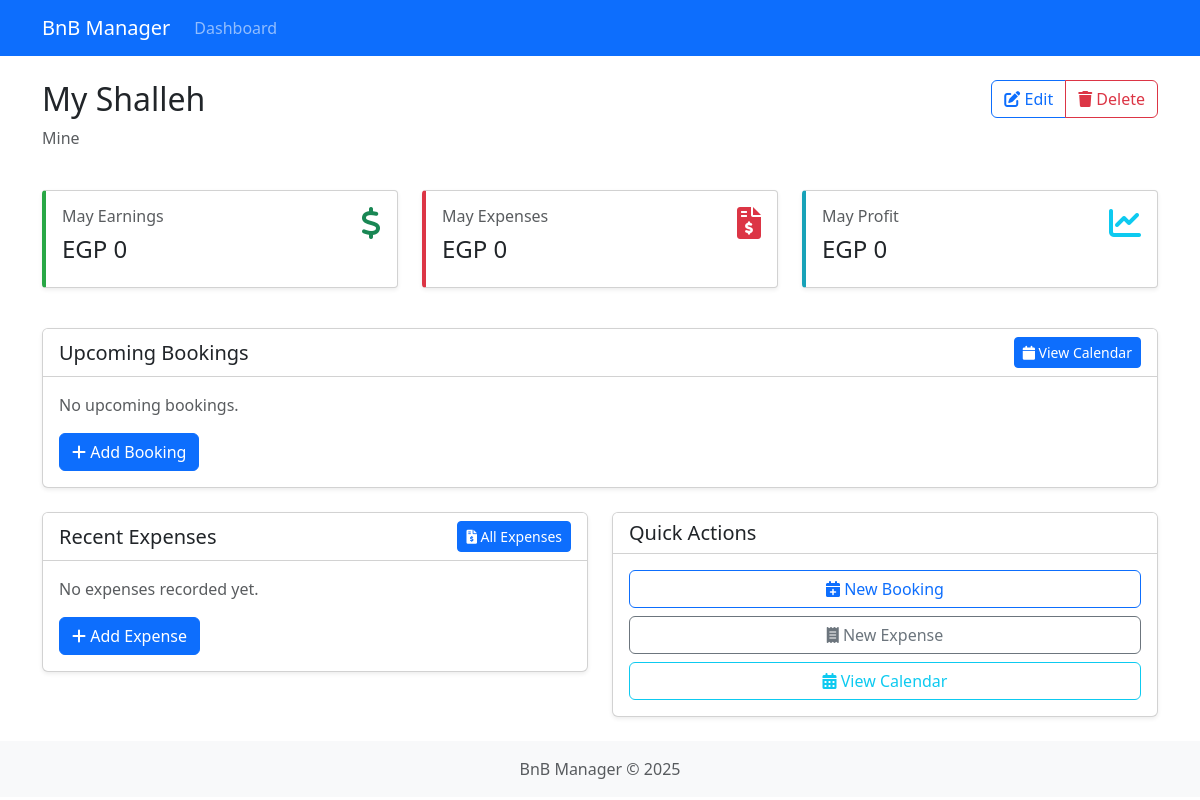
/booking/property/1/, run on an earlier commit of the app's database.
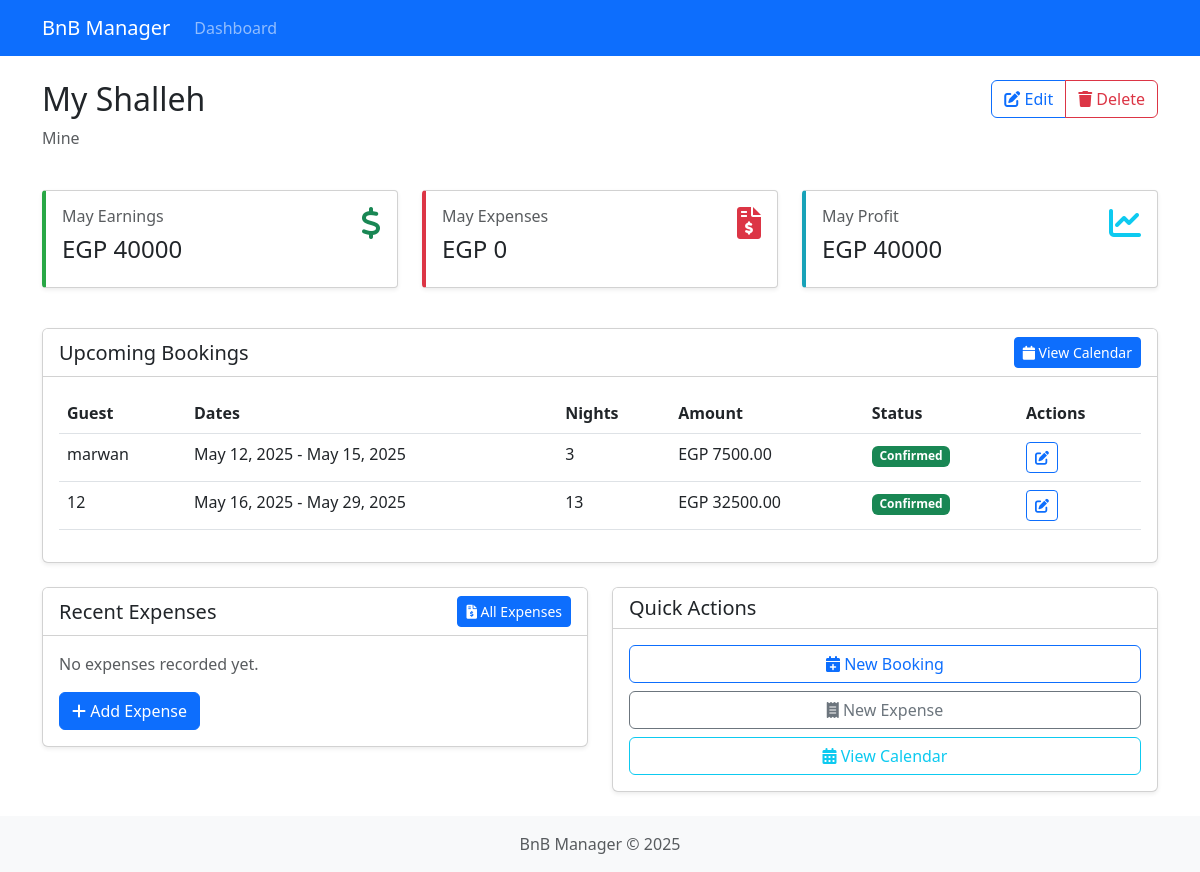
And on a later commit of the database.
### booking/models.py (models this page shows, shortened)
class Property(models.Model):
    name = models.CharField(max_length=100)
    address = models.TextField()
    daily_rate = models.DecimalField(max_digits=10, decimal_places=2)
    def get_monthly_earnings(self, year, month):
        bookings = self.bookings.filter(
            start_date__year=year,
            start_date__month=month
        )
        return bookings.aggregate(Sum('total_amount'))['total_amount__sum'] or 0
    def get_monthly_expenses(self, year, month):
        expenses = self.expenses.filter(
            date__year=year,
            date__month=month
        )
        return expenses.aggregate(Sum('amount'))['amount__sum'] or 0
    def get_monthly_profit(self, year, month):
        return self.get_monthly_earnings(year, month) - self.get_monthly_expenses(year, month)

class Booking(models.Model):
    property = models.ForeignKey(Property, related_name='bookings', on_delete=models.CASCADE)
    start_date = models.DateField()
    end_date = models.DateField()
    guest_name = models.CharField(max_length=100)
    guest_phone = models.CharField(max_length=20, help_text="Guest's contact phone number")
    total_amount = models.DecimalField(max_digits=10, decimal_places=2)
    is_confirmed = models.BooleanField(default=False)
    def days_count(self):
        return (self.end_date - self.start_date).days

### booking/views.py (the view)
# urls.py: path('property/<int:pk>/', views.property_detail, name='property_detail'),
def property_detail(request, pk):
    property_obj = get_object_or_404(Property, pk=pk)
    today = timezone.now().date()
    current_month = today.month
    current_year = today.year
    monthly_earnings = property_obj.get_monthly_earnings(current_year, current_month)
    monthly_expenses = property_obj.get_monthly_expenses(current_year, current_month)
    monthly_profit = property_obj.get_monthly_profit(current_year, current_month)
    current_bookings = property_obj.bookings.filter(
        end_date__gte=today
    ).order_by('start_date')
    recent_expenses = property_obj.expenses.order_by('-date')[:5]
    context = {
        'property': property_obj,
        'current_month': calendar.month_name[current_month],
        'current_year': current_year,
        'monthly_earnings': monthly_earnings,
        'monthly_expenses': monthly_expenses,
        'monthly_profit': monthly_profit,
        'current_bookings': current_bookings,
        'recent_expenses': recent_expenses,
    }
    return render(request, 'booking/property_detail.html', context)

### booking/templates/booking/property_detail.html (shortened to what this page needs)
{% extends 'booking/base.html' %}
{% block content %}
<div class="row mb-4">
    <div class="col-md-8">
        <h2>{{ property.name }}</h2>
        <p class="text-muted">{{ property.address }}</p>
    </div>
    <div class="col-md-4 text-end">
        <div class="btn-group">
            <a href="{% url 'property_update' property.id %}" class="btn btn-outline-primary">
                <i class="fas fa-edit"></i> Edit
            </a>
            <a href="{% url 'property_delete' property.id %}" class="btn btn-outline-danger">
                <i class="fas fa-trash"></i> Delete
            </a>
        </div>
    </div>
</div>
<div class="row mb-4">
    <div class="col-md-4">
        <div class="card shadow-sm mb-3 stat-card earnings-card">
            <div class="card-body">
                <div class="d-flex justify-content-between">
                    <div>
                        <h6 class="text-muted">{{ current_month }} Earnings</h6>
                        <h4>EGP {{ monthly_earnings }}</h4>
                    </div>
                    <div class="text-success">
                        <i class="fas fa-dollar-sign fa-2x"></i>
                    </div>
                </div>
            </div>
        </div>
    </div>
    <div class="col-md-4">
        <div class="card shadow-sm mb-3 stat-card expenses-card">
            <div class="card-body">
                <div class="d-flex justify-content-between">
                    <div>
                        <h6 class="text-muted">{{ current_month }} Expenses</h6>
                        <h4>EGP {{ monthly_expenses }}</h4>
                    </div>
                    <div class="text-danger">
                        <i class="fas fa-file-invoice-dollar fa-2x"></i>
                    </div>
                </div>
            </div>
        </div>
    </div>
    <div class="col-md-4">
        <div class="card shadow-sm mb-3 stat-card profit-card">
            <div class="card-body">
                <div class="d-flex justify-content-between">
                    <div>
                        <h6 class="text-muted">{{ current_month }} Profit</h6>
                        <h4>EGP {{ monthly_profit }}</h4>
                    </div>
                    <div class="text-info">
                        <i class="fas fa-chart-line fa-2x"></i>
                    </div>
                </div>
            </div>
        </div>
    </div>
</div>
<div class="row mb-4">
    <div class="col-12">
        <div class="card shadow-sm">
            <div class="card-header d-flex justify-content-between align-items-center bg-white">
                <h5 class="mb-0">Upcoming Bookings</h5>
                <a href="{% url 'calendar' property.id %}" class="btn btn-sm btn-primary">
                    <i class="fas fa-calendar"></i> View Calendar
                </a>
            </div>
            <div class="card-body">
                {% if current_bookings %}
                <div class="table-responsive">
                    <table class="table table-hover">
                        <thead>
                            <tr>
                                <th>Guest</th>
                                <th>Dates</th>
                                <th>Nights</th>
                                <th>Amount</th>
                                <th>Status</th>
                                <th>Actions</th>
                            </tr>
                        </thead>
                        <tbody>
                            {% for booking in current_bookings %}
                            <tr>
                                <td>{{ booking.guest_name }}</td>
                                <td>{{ booking.start_date|date:"M d, Y" }} - {{ booking.end_date|date:"M d, Y" }}</td>
                                <td>{{ booking.days_count }}</td>
                                <td>EGP {{ booking.total_amount }}</td>
                                <td>
                                    {% if booking.is_confirmed %}
                                    <span class="badge bg-success">Confirmed</span>
                                    {% else %}
                                    <span class="badge bg-warning text-dark">Pending</span>
                                    {% endif %}
                                </td>
                                <td>
                                    <a href="{% url 'booking_update' booking.id %}" class="btn btn-sm btn-outline-primary">
                                        <i class="fas fa-edit"></i>
                                    </a>
                                </td>
                            </tr>
                            {% endfor %}
                        </tbody>
                    </table>
                </div>
                {% else %}
                <p class="text-muted">No upcoming bookings.</p>
                <a href="{% url 'booking_create' property.id %}" class="btn btn-primary">
                    <i class="fas fa-plus"></i> Add Booking
                </a>
                {% endif %}
            </div>
        </div>
    </div>
</div>
<div class="row">
    <div class="col-md-6">
        <div class="card shadow-sm">
            <div class="card-header d-flex justify-content-between align-items-center bg-white">
                <h5 class="mb-0">Recent Expenses</h5>
                <a href="{% url 'expense_list' property.id %}" class="btn btn-sm btn-primary">
                    <i class="fas fa-file-invoice-dollar"></i> All Expenses
                </a>
            </div>
            <div class="card-body">
                {% if recent_expenses %}
                <div class="table-responsive">
                    <table class="table table-hover">
                        <thead>
                            <tr>
                                <th>Date</th>
                                <th>Description</th>
                                <th>Amount</th>
                            </tr>
                        </thead>
                        <tbody>
                            {% for expense in recent_expenses %}
                            <tr>
                                <td>{{ expense.date|date:"M d, Y" }}</td>
                                <td>{{ expense.description }}</td>
                                <td>EGP {{ expense.amount }}</td>
                            </tr>
                            {% endfor %}
                        </tbody>
                    </table>
                </div>
                {% else %}
                <p class="text-muted">No expenses recorded yet.</p>
                <a href="{% url 'expense_create' property.id %}" class="btn btn-primary">
                    <i class="fas fa-plus"></i> Add Expense
                </a>
                {% endif %}
            </div>
        </div>
    </div>
    <div class="col-md-6">
        <div class="card shadow-sm">
            <div class="card-header d-flex justify-content-between align-items-center bg-white">
                <h5 class="mb-0">Quick Actions</h5>
            </div>
            <div class="card-body">
                <div class="d-grid gap-2">
                    <a href="{% url 'booking_create' property.id %}" class="btn btn-outline-primary">
                        <i class="fas fa-calendar-plus"></i> New Booking
                    </a>
                    <a href="{% url 'expense_create' property.id %}" class="btn btn-outline-secondary">
                        <i class="fas fa-receipt"></i> New Expense
                    </a>
                    <a href="{% url 'calendar' property.id %}" class="btn btn-outline-info">
                        <i class="fas fa-calendar-alt"></i> View Calendar
                    </a>
                </div>
            </div>
        </div>
    </div>
</div>
{% endblock %}

### booking/templates/booking/base.html (shortened to what this page needs)
<!DOCTYPE html>
<html lang="en">
<head>
    <link href="https://cdn.jsdelivr.net/npm/bootstrap@5.3.0-alpha1/dist/css/bootstrap.min.css" rel="stylesheet">
    <link rel="stylesheet" href="https://cdnjs.cloudflare.com/ajax/libs/font-awesome/6.0.0/css/all.min.css">
</head>
<body>
    <nav class="navbar navbar-expand-lg navbar-dark bg-primary mb-4">
        <div class="container">
            <a class="navbar-brand" href="{% url 'dashboard' %}">BnB Manager</a>
            <div class="collapse navbar-collapse" id="navbarNav">
                <ul class="navbar-nav">
                    <li class="nav-item">
                        <a class="nav-link {% if request.path == '/booking/' %}active{% endif %}" href="{% url 'dashboard' %}">Dashboard</a>
                    </li>
                </ul>
            </div>
        </div>
    </nav>
    <main class="container mb-4">
        {% block content %}{% endblock %}
    </main>
    <footer class="bg-light py-3 mt-auto">
        <div class="container text-center">
            <span class="text-muted">BnB Manager &copy; {% now "Y" %}</span>
        </div>
    </footer>
</body>
</html>

### booking/templates/booking/property_detail.html (style rules this page uses)
.stat-card { border-left: 4px solid; border-radius: 4px; }
.earnings-card { border-left-color: #28a745; }
.expenses-card { border-left-color: #dc3545; }
.profit-card { border-left-color: #17a2b8; }

What changed in the data, as far as the page shows it:
added Booking: guest_name "marwan", start_date "May 12, 2025", end_date "May 15, 2025", days_count "3", total_amount "7500.00", is_confirmed "Confirmed"
added Booking: guest_name "12", start_date "May 16, 2025", end_date "May 29, 2025", days_count "13", total_amount "32500.00", is_confirmed "Confirmed"
Also different on the page:
{{ monthly_earnings }}: "0" → "40000"
{{ monthly_profit }}: "0" → "40000"
text no longer shown: "No upcoming bookings. Add Booking"
text now shown: "Guest Dates Nights Amount Status Actions"
